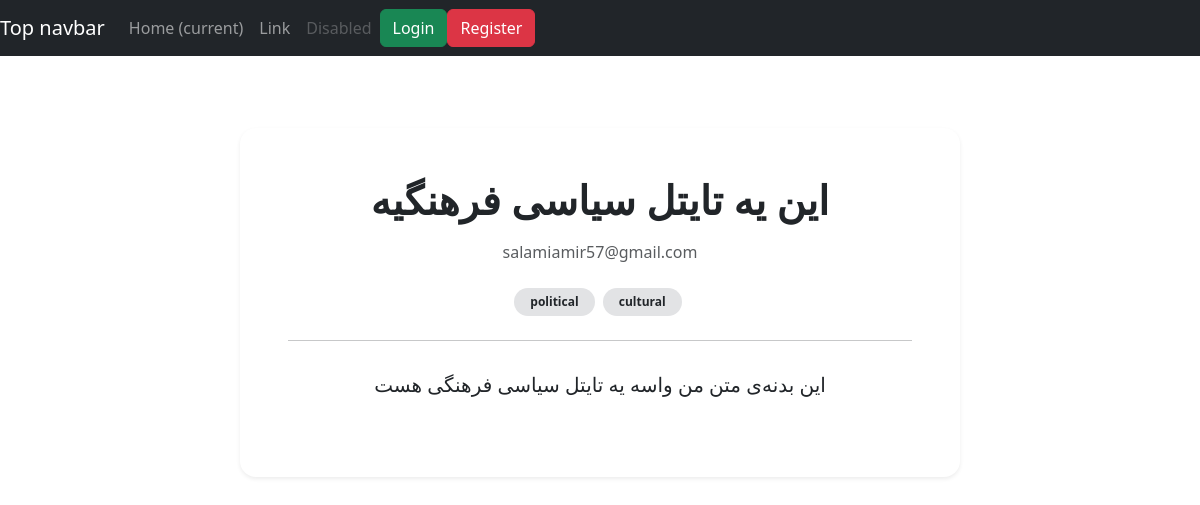
The app's page /posts/1/ with its own data.
### blog/models.py (models this page shows, shortened)
class Post(models.Model):
    title = models.CharField(max_length = 100)
    body = models.TextField()
    author = models.ForeignKey(User, on_delete=models.CASCADE)
    published_at = models.DateTimeField(default = timezone.now)
    created_at = models.DateTimeField(auto_now_add = True)
    updated_at = models.DateTimeField(auto_now = True)
    categories = models.ManyToManyField(Category)

class Category(models.Model):
    name = models.CharField(max_length = 100)

### blog/views.py (the view)
# urls.py: path('<int:pk>/', views.SinglePostView.as_view(), name = 'detail'),
class SinglePostView(DetailView):
    model = Post
    template_name = 'blog/post_detail.html'
    def get_context_data(self , **kwargs):
        context = super().get_context_data(**kwargs)
        context['title'] = self.object.title
        return context

### blog/templates/blog/post_detail.html (shortened to what this page needs)
{% extends 'blog/base.html' %}
{% block content %}
<div class="container py-5">
    <div class="row justify-content-center">
        <div class="col-lg-8">
            <article class="card border-0 shadow-sm rounded-4 text-center">
                <div class="card-body p-5">
                    <h1 class="fw-bold mb-3">
                        {{ post.title }}
                    </h1>
                    {% if post.author %}
                        <p class="text-muted mb-4">
                            {{ post.author.email }}
                        </p>
                    {% endif %}
                    {% if post.categories.count %}
                        <div class="mb-4">
                            {% for category in post.categories.all %}
                                <span class="badge rounded-pill bg-secondary-subtle text-dark px-3 py-2 me-1">
                                    {{ category.name }}
                                </span>
                            {% endfor %}
                        </div>
                    {% endif %}
                    <hr class="my-4">
                    <div class="post-body fs-5 lh-lg text-dark">
                        {{ post.body|linebreaks }}
                    </div>
                </div>
            </article>
        </div>
    </div>
</div>
{% endblock %}

### resources/static/blog/css/style.css (style rules this page uses)
.post-body p { margin-bottom: 1.5rem; }

### records on screen
Post: title "این یه تایتل سیاسی فرهنگیه", author.email "salamiamir57@gmail.com", body "این بدنه‌ی متن من واسه یه تایتل سیاسی فرهنگی هست"
Category: name "political"
Category: name "cultural"
